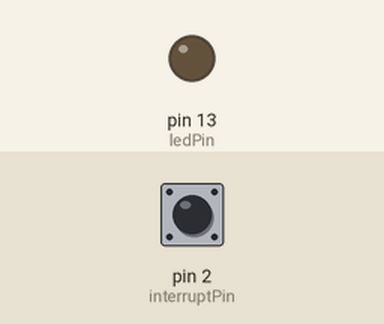
The sketch below on a simulated Arduino Uno, built with avr-gcc and run on an emulated ATmega328P. On the bench: output pins drawn as LEDs (lit = HIGH). The inputs (shaded band) are chosen by the test bench; at power-on: pin 2 (interruptPin) HIGH.

Above: at 1.2 s.
1.3 s: pin 2 (interruptPin) pulled LOW for 0.15 s
At 2.3 s:
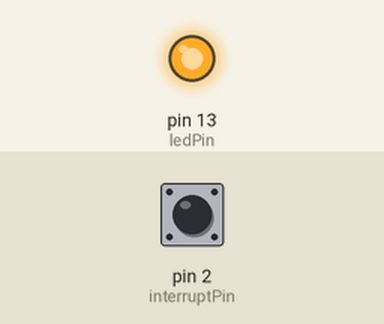
2.9 s: pin 2 (interruptPin) pulled LOW for 3.2 s
At 3.5 s:
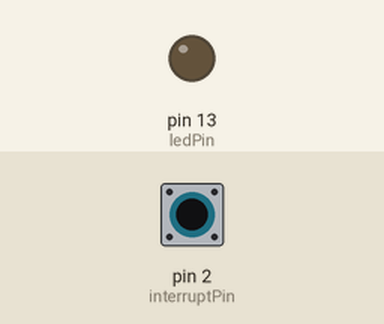
Timing chart, 0 to 7.6 s (numbered marks = the images above; inputs shaded):
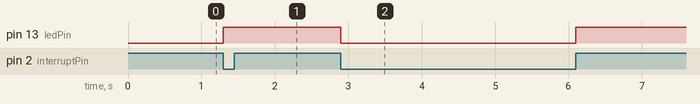

The sketch:

DigitalInputPullup.ino
```cpp
const byte ledPin = 13;
const byte interruptPin = 2;
volatile byte state = LOW;

void setup() {
  pinMode(ledPin, OUTPUT);
  pinMode(interruptPin, INPUT_PULLUP);
  attachInterrupt(digitalPinToInterrupt(interruptPin), blink, CHANGE);
}

void loop() {
  digitalWrite(ledPin, state);
}

void blink() {
{
  static unsigned long last_interrupt_time = 0;
  unsigned long interrupt_time = millis();
  // If interrupts come faster than 200ms, assume it's a bounce and ignore
  if (interrupt_time - last_interrupt_time > 200)
  {
    state = !state;
  }
  last_interrupt_time = interrupt_time;
}
}
```

Measured:
- after the input at 1.3 s, pin 13 (ledPin): LOW → HIGH at once
- after the input at 2.9 s, pin 13 (ledPin): HIGH → LOW at once, → HIGH 3.2 s later
